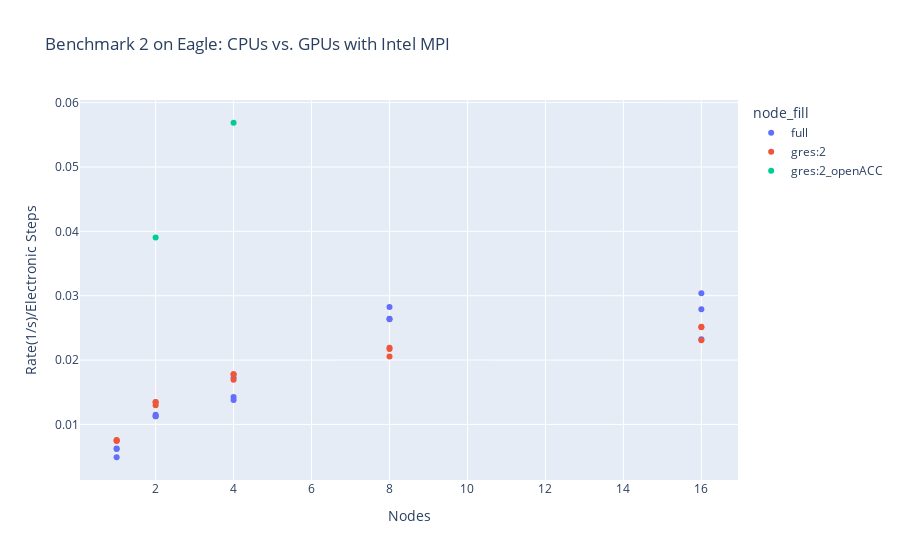

Notebook source saved alongside this figure:
### Markdown cell above
### Running on GPUs on Eagle with Benchmark 2

We ran Benchmark 2 on Eagle's GPUs, using 2 GPUs/node. Two versions of the vasp_gpu executable are available on Eagle. The older vasp_gpu build on Eagle is built using CUDA, and the newer version is built using OpenACC. In the graphs below, the old gpu build is labeled as "gres:2", and the OpenACC build is labeled as "gres:2_OpenACC."

### Code cell
data_eagle_2_cut = data_eagle_2[data_eagle_2["Nodes"] < 17]
data_eagle_2_cut = data_eagle_2_cut[data_eagle_2_cut["node_fill"] != "partial"]
data_eagle_2_cut = data_eagle_2_cut[data_eagle_2_cut["node_fill"] != "half"]
data_eagle_2_cut = data_eagle_2_cut[data_eagle_2_cut["MPI"] == "intelmpi"]

# to get plot colors to match Benchmark 1 GPU plot colors
"""
def updata_gpus(row):
    if row["node_fill"] == "gres:2_openACC":
        return "gres:1_openACC"
    else:
        return row["node_fill"]


data_eagle_2_cut["node_fill"] = data_eagle_2_cut.apply(updata_gpus, axis=1)
"""

data_eagle_2_cut = data_eagle_2_cut.sort_values(by=["node_fill"])

fig = px.scatter(
    data_eagle_2_cut,
    x="Nodes",
    y="scaled_rate",
    color="node_fill",
    hover_data=[
        "HPC System",
        "Partition",
        "Nodes",
        "cpu-bind",
        "MPI",
        "Benchmark Code",
    ],
    labels={"scaled_rate": "Rate(1/s)/Electronic Steps"},
    title="Benchmark 2 on Eagle: CPUs vs. GPUs with Intel MPI",
)
fig.show()
print(
    "'full'=36 CPUs/node, 'gres:2'=old gpu build with 2 GPUs/node, 'gres:2_OpenACC'=OpenACC gpu build with 2 GPUs/node"
)

### Figure 1 — Plotly figure (JSON) as saved in the notebook; plotly's stock layout.template omitted (floating-point values rounded to 4 significant figures)
{"data": [{"customdata": [["Eagle", "short", "cores", "intelmpi", "2"], ["Eagle", "short", "rank", "intelmpi", "2"], ["Eagle", "short", "rank", "intelmpi", "2"], ["Eagle", "short", "rank", "intelmpi", "2"], ["Eagle", "short", "none", "intelmpi", "2"], ["Eagle", "short", "none", "intelmpi", "2"], ["Eagle", "short", "none", "intelmpi", "2"], ["Eagle", "short", "none", "intelmpi", "2"], ["Eagle", "short", "none", "intelmpi", "2"], ["Eagle", "short", "rank", "intelmpi", "2"], ["Eagle", "short", "rank", "intelmpi", "2"], ["Eagle", "short", "cores", "intelmpi", "2"], ["Eagle", "short", "cores", "intelmpi", "2"], ["Eagle", "short", "cores", "intelmpi", "2"], ["Eagle", "short", "cores", "intelmpi", "2"]], "hovertemplate": "node_fill=full<br>Nodes=%{x}<br>Rate(1/s)/Electronic Steps=%{y}<br>HPC System=%{customdata[0]}<br>Partition=%{customdata[1]}<br>cpu-bind=%{customdata[2]}<br>MPI=%{customdata[3]}<br>Benchmark Code=%{customdata[4]}<extra></extra>", "legendgroup": "full", "marker": {"color": "#636efa", "symbol": "circle"}, "mode": "markers", "name": "full", "orientation": "v", "showlegend": true, "type": "scatter", "x": [16, 16, 8, 4, 1, 2, 4, 8, 16, 2, 1, 1, 2, 4, 8], "xaxis": "x", "y": [0.02324, 0.03038, 0.02825, 0.01424, 0.004897, 0.01127, 0.01725, 0.02644, 0.02789, 0.01151, 0.006274, 0.006196, 0.01126, 0.0138, 0.02634], "yaxis": "y"}, {"customdata": [["Eagle", "gpu", "rank", "intelmpi", "2"], ["Eagle", "gpu", "rank", "intelmpi", "2"], ["Eagle", "gpu", "rank", "intelmpi", "2"], ["Eagle", "gpu", "none", "intelmpi", "2"], ["Eagle", "gpu", "none", "intelmpi", "2"], ["Eagle", "gpu", "none", "intelmpi", "2"], ["Eagle", "gpu", "none", "intelmpi", "2"], ["Eagle", "gpu", "none", "intelmpi", "2"], ["Eagle", "gpu", "rank", "intelmpi", "2"], ["Eagle", "gpu", "cores", "intelmpi", "2"], ["Eagle", "gpu", "cores", "intelmpi", "2"], ["Eagle", "gpu", "cores", "intelmpi", "2"], ["Eagle", "gpu", "cores", "intelmpi", "2"], ["Eagle", "gpu", "cores", "intelmpi", "2"], ["Eagle", "gpu", "rank", "intelmpi", "2"]], "hovertemplate": "node_fill=gres:2<br>Nodes=%{x}<br>Rate(1/s)/Electronic Steps=%{y}<br>HPC System=%{customdata[0]}<br>Partition=%{customdata[1]}<br>cpu-bind=%{customdata[2]}<br>MPI=%{customdata[3]}<br>Benchmark Code=%{customdata[4]}<extra></extra>", "legendgroup": "gres:2", "marker": {"color": "#EF553B", "symbol": "circle"}, "mode": "markers", "name": "gres:2", "orientation": "v", "showlegend": true, "type": "scatter", "x": [16, 8, 4, 1, 2, 16, 4, 8, 2, 1, 2, 4, 8, 16, 1], "xaxis": "x", "y": [0.02309, 0.02055, 0.01695, 0.007577, 0.01349, 0.02516, 0.01778, 0.02192, 0.01298, 0.007516, 0.01345, 0.01779, 0.02171, 0.0251, 0.007429], "yaxis": "y"}, {"customdata": [["Eagle", "gpu", "none", "intelmpi", "2"], ["Eagle", "gpu", "none", "intelmpi", "2"]], "hovertemplate": "node_fill=gres:2_openACC<br>Nodes=%{x}<br>Rate(1/s)/Electronic Steps=%{y}<br>HPC System=%{customdata[0]}<br>Partition=%{customdata[1]}<br>cpu-bind=%{customdata[2]}<br>MPI=%{customdata[3]}<br>Benchmark Code=%{customdata[4]}<extra></extra>", "legendgroup": "gres:2_openACC", "marker": {"color": "#00cc96", "symbol": "circle"}, "mode": "markers", "name": "gres:2_openACC", "orientation": "v", "showlegend": true, "type": "scatter", "x": [4, 2], "xaxis": "x", "y": [0.05687, 0.03905], "yaxis": "y"}], "layout": {"legend": {"title": {"text": "node_fill"}, "tracegroupgap": 0}, "title": {"text": "Benchmark 2 on Eagle: CPUs vs. GPUs with Intel MPI"}, "xaxis": {"anchor": "y", "domain": [0, 1], "title": {"text": "Nodes"}}, "yaxis": {"anchor": "x", "domain": [0, 1], "title": {"text": "Rate(1/s)/Electronic Steps"}}}}
